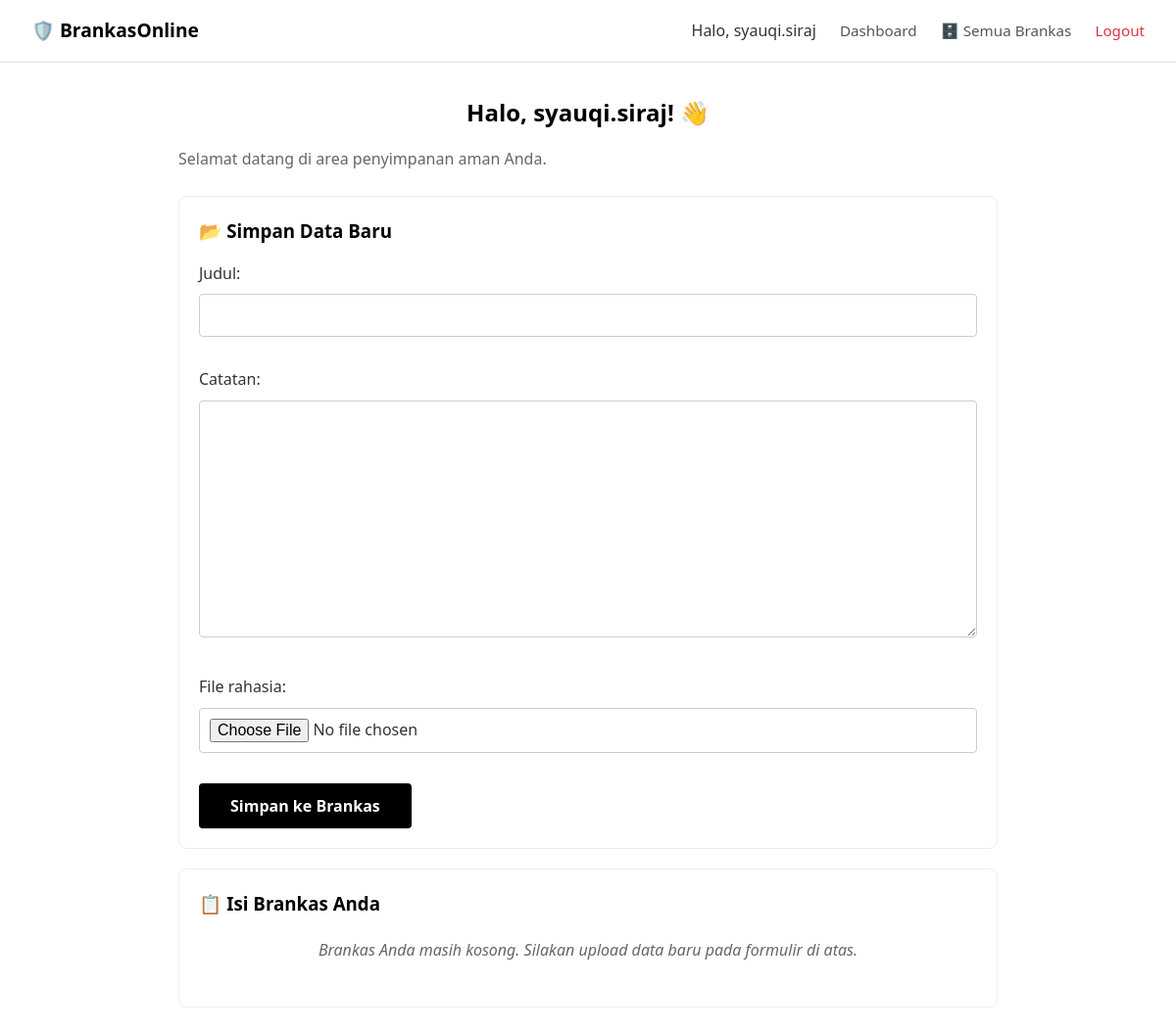
Page /dashboard/ (signed in) on the earlier database version.
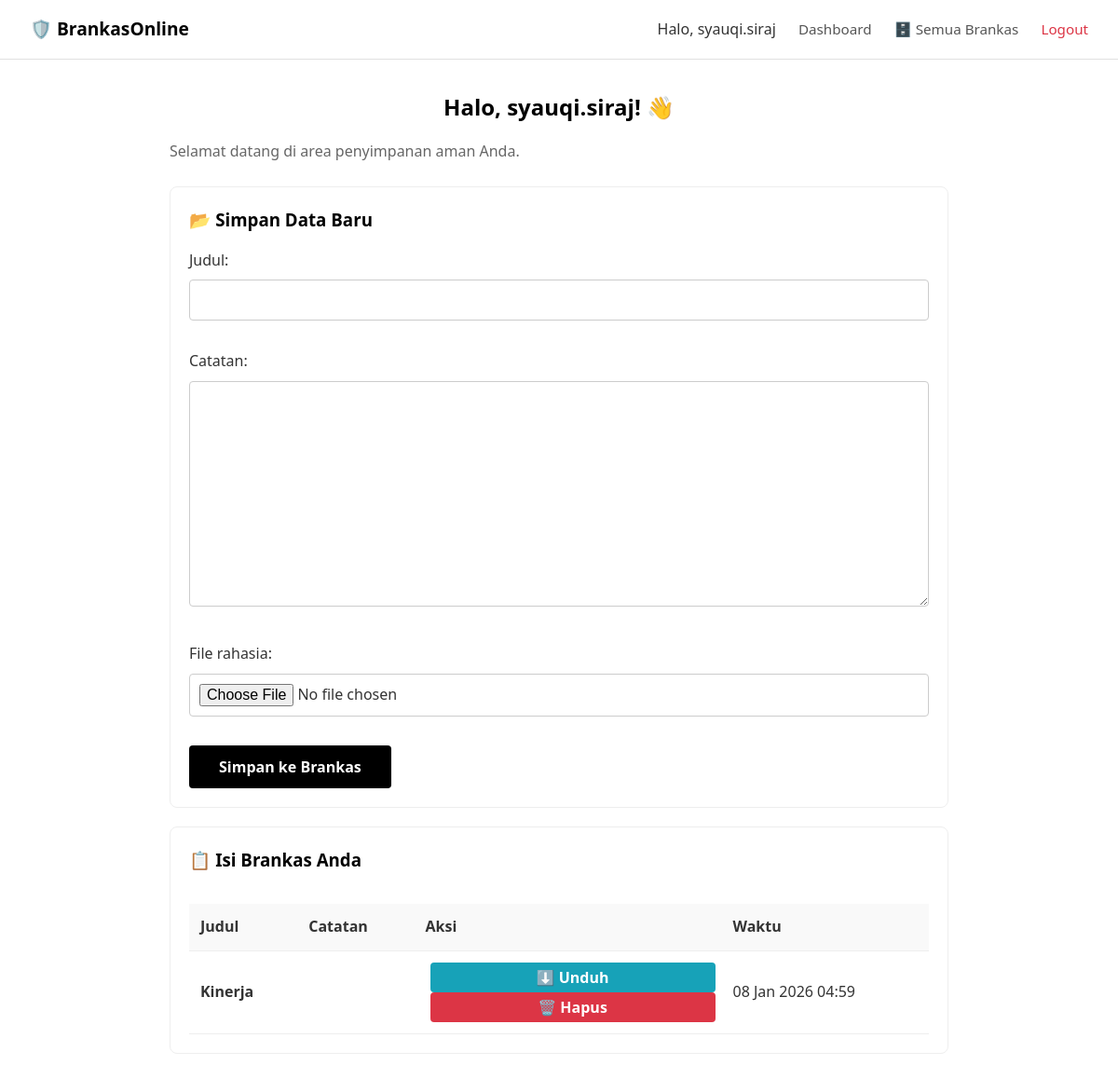
Same page on the later database version.
### posts/models.py (models this page shows, shortened)
class Brankas(models.Model):
    user = models.ForeignKey(User, on_delete=models.CASCADE)
    judul = models.CharField(max_length=200)
    catatan = models.TextField(blank=True, null=True)
    file_rahasia = models.FileField(
        upload_to=user_dir,
        validators=[validasi_file],
        blank=True, null=True
        )
    waktu_dibuat = models.DateTimeField(auto_now_add=True)

### posts/views.py (the view)
# urls.py: path('dashboard/', views.dashboard_view, name="dashboard"),
@never_cache
@login_required(login_url='login')
def dashboard_view(request):
    if request.method == "POST":
        form = BrankasForm(request.POST, request.FILES)
        if form.is_valid():
            brankas_baru=form.save(commit=False)
            brankas_baru.user=request.user
            brankas_baru.save()
            messages.success(request, "Data berhasil di simpan")
            return redirect('dashboard')
        else :
            messages.error(request, "Gagal Upload, Periksa Format anda")
    else :
        form = BrankasForm()
    data_brankas = Brankas.objects.filter(user=request.user).order_by('-waktu_dibuat')[:10]
    context = {
        'form' : form,
        "files" : data_brankas
    }
    return render(request, 'dashboard.html', context)

### posts/forms.py (shortened to what this page needs)
class BrankasForm(forms.ModelForm):
    class Meta:
        model = Brankas
        fields = ['judul', 'catatan', 'file_rahasia']

### templates/dashboard.html (shortened to what this page needs)
{% extends 'layout.html' %}
{% block content %}
<div>
    <h2 class="dashboard-title">Halo, {{ user.username }}! 👋</h2>
    <p>Selamat datang di area penyimpanan aman Anda.</p>
    <div class="dashboard-card">
        <h3>📂 Simpan Data Baru</h3>
        <form method="post" enctype="multipart/form-data">
            {{ form.as_p }}
            <button type="submit" style="width: auto; padding-left: 2rem; padding-right: 2rem;">
                Simpan ke Brankas
            </button>
        </form>
    </div>
    <div class="dashboard-card">
        <h3>📋 Isi Brankas Anda</h3>
        {% if files %}
            <div style="overflow-x: auto;">
                <table>
                    <thead>
                        <tr>
                            <th>Judul</th>
                            <th>Catatan</th>
                            <th>Aksi</th>
                            <th>Waktu</th>
                        </tr>
                    </thead>
                    <tbody>
                        {% for item in files %}
                        <tr>
                            <td><strong>{{ item.judul }}</strong></td>
                            <td style="max-width: 200px; white-space: nowrap; overflow: hidden; text-overflow: ellipsis;">
                            </td>
                            <td>
                                <a href="{% url 'download_brankas' item.id %}" style="text-decoration: none;">
                                    <button style="background-color: #17a2b8; color: white; border: none; padding: 5px 10px; cursor: pointer; margin-left: 5px; border-radius: 4px;">
                                        ⬇️ Unduh
                                    </button>
                                </a>
                                <button onclick="bukaModal('{{ item.id }}', '{{ item.judul|escapejs }}')"
                                        style="background-color: #dc3545; color: white; border: none; padding: 5px 10px; cursor: pointer; margin-left: 5px; border-radius: 4px;">
                                    🗑️ Hapus
                                </button>
                            </td>
                            <td>{{ item.waktu_dibuat|date:"d M Y H:i" }}</td>
                        </tr>
                        {% endfor %}
                    </tbody>
                </table>
            </div>
        {% else %}
            <p class="text-center" style="margin-top: 20px;">
                <em>Brankas Anda masih kosong. Silakan upload data baru pada formulir di atas.</em>
            </p>
        {% endif %}
    </div>
</div>
{% endblock %}

Differences in the rows shown:
added Brankas: judul "Kinerja", waktu_dibuat "08 Jan 2026 04:59"
Other differences:
text no longer shown: "Brankas Anda masih kosong. Silakan upload data baru pada formulir di atas."
text now shown: "Judul Catatan Aksi Waktu"
